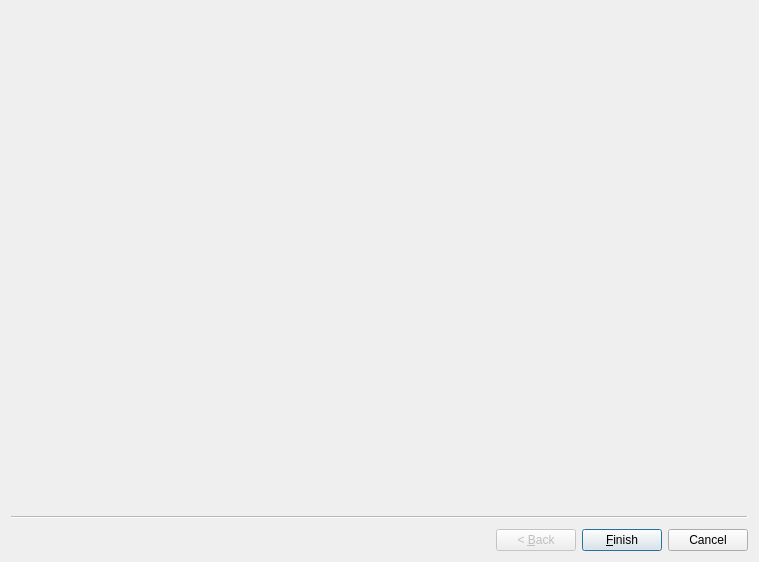
<?xml version="1.0" encoding="UTF-8"?>
<ui version="4.0">
 <class>ExportWizard</class>
 <widget class="QWizard" name="ExportWizard">
  <property name="geometry">
   <rect>
    <x>0</x>
    <y>0</y>
    <width>759</width>
    <height>562</height>
   </rect>
  </property>
  <property name="windowTitle">
   <string>IFC Export Wizard</string>
  </property>
  <widget class="QWizardPage" name="wizardPage2"/>
 </widget>
 <resources/>
 <connections/>
</ui>
